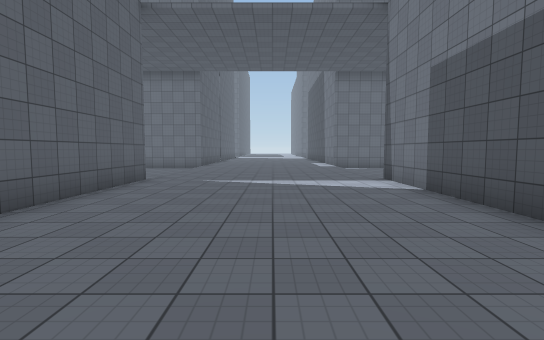
View 1 (above)

24 first-person views from a walk through a scene from a Unity 3-D project. The camera is 1.5 m above the floor, tilts 4° down and sees 85° across. The floor is counted in squares, 2 m on a side. Each view is taken from the middle of a square. On the plan, view 1 faces up. The plan holds only what a view shows up to about 10 squares ahead; the rest is blank. The place goes on beyond the plan. The player is left out. Surface patterns are stand-ins for the level's own textures.

View 2
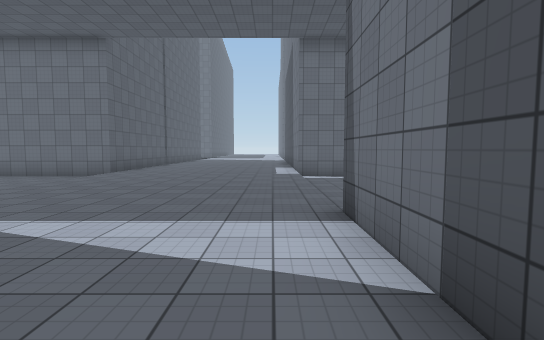

View 3
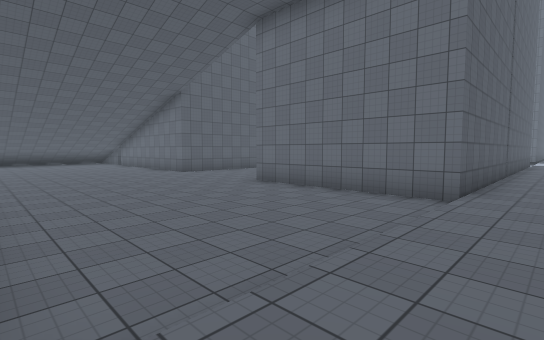

View 4
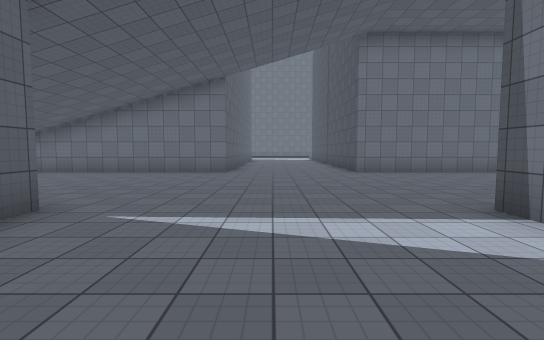

View 5
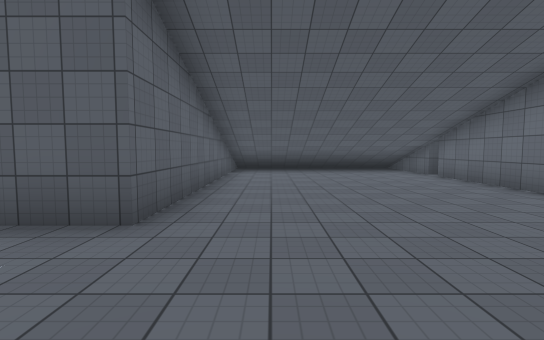

View 6
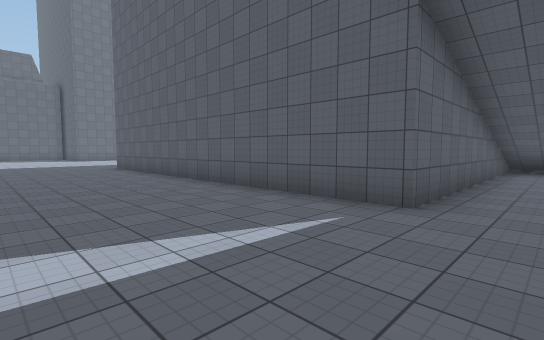

View 7
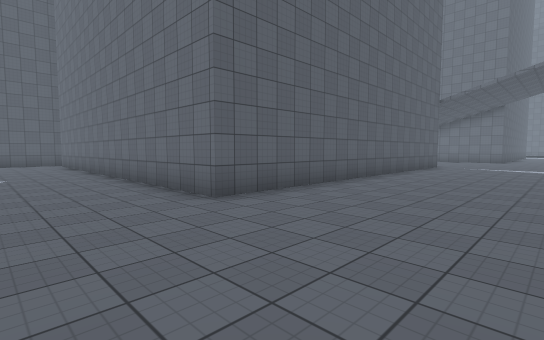

View 8
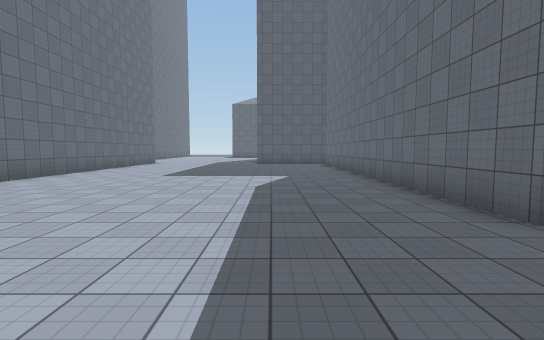

View 9
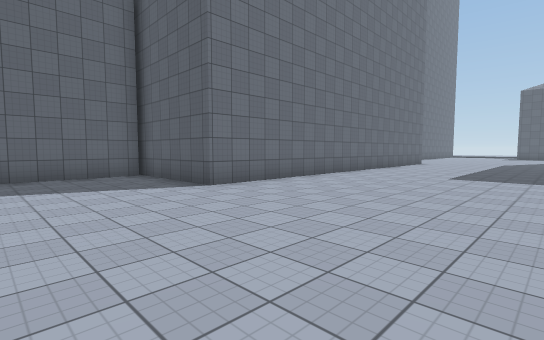

View 10
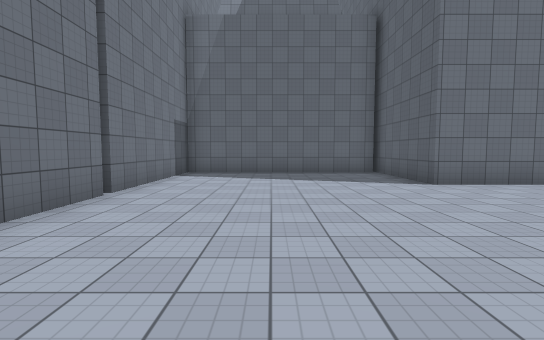

View 11
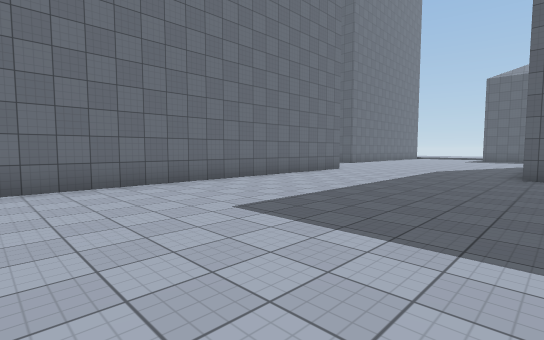

View 12
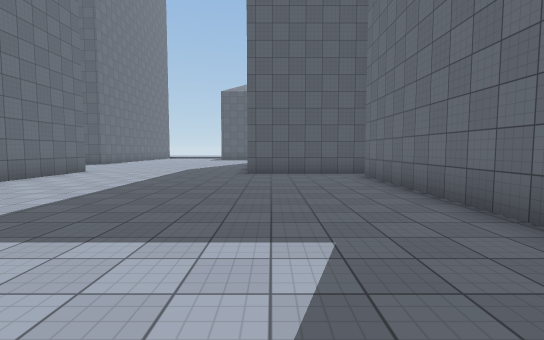

View 13
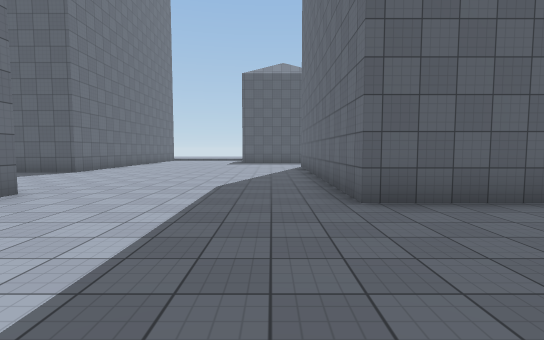

View 14
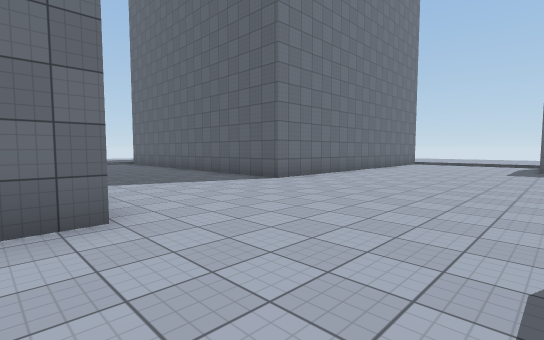

View 15
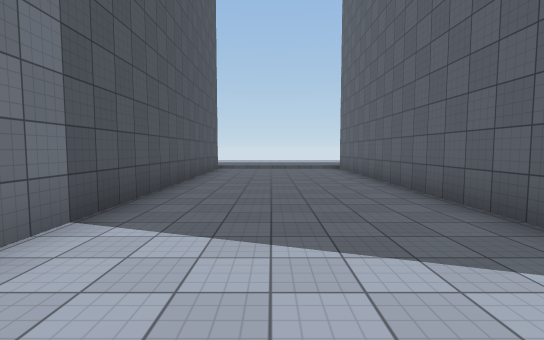

View 16
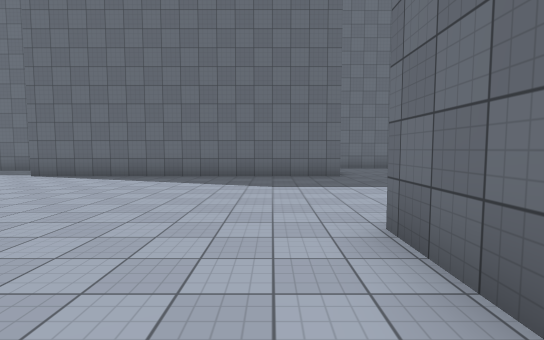

View 17
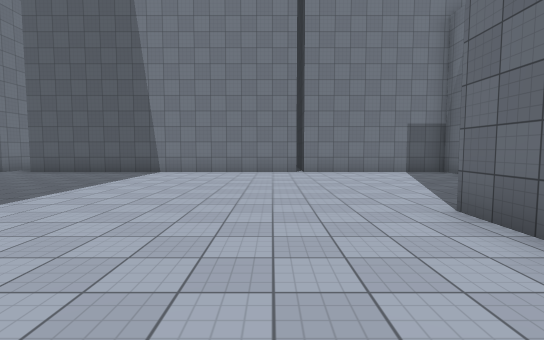

View 18
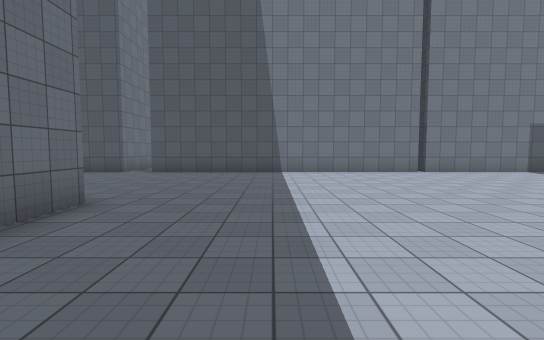

View 19
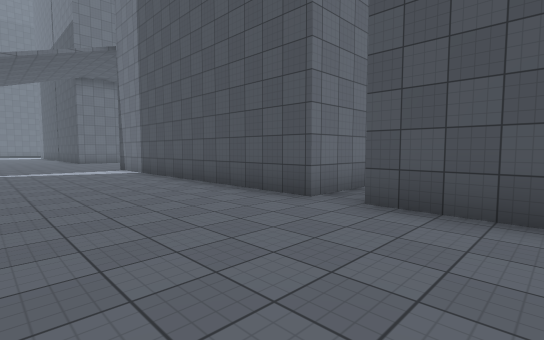

View 20
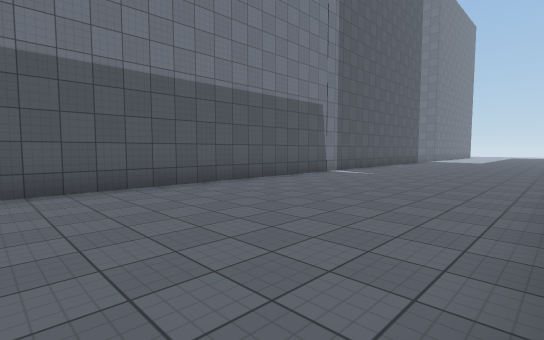

View 21
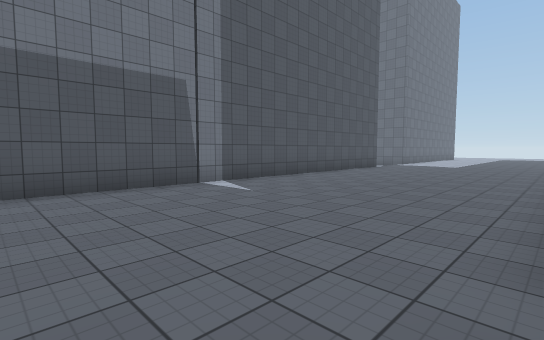

View 22
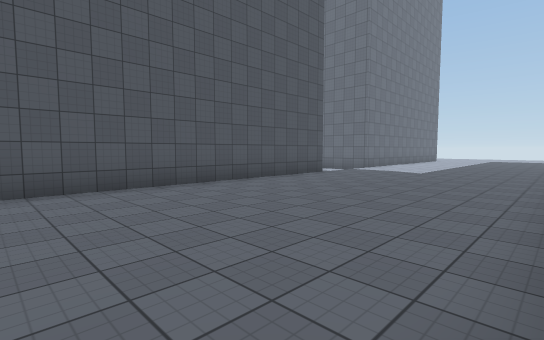

View 23
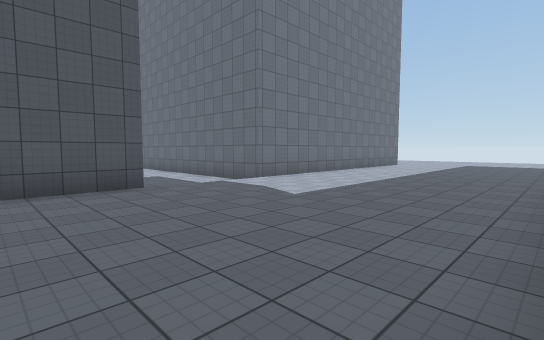

View 24
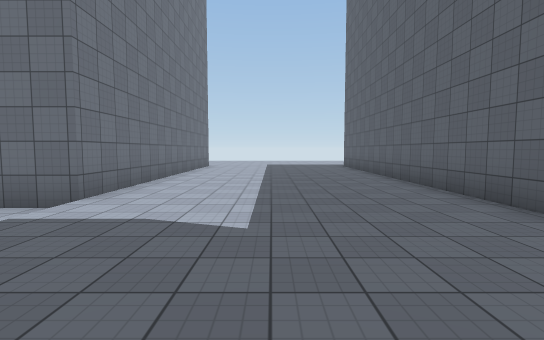

### Floor plan
Key: @ floor where view 1 was taken; # wall or solid block; . main floor; : floor 0.25 m higher than the main floor; / step, stairs or slope.
Columns run from 33 left of view 1 to 4 right of it. Each row starts with its distance up from view 1.
 15                              #/:
 14              ########....#####/:::::##
 13              /................/:::::/.
 12              /................/:::::/.
 11              /................/:::::/.
 10              /................/:::::/
  9              /................/:::::/
  8              /................/:::::/
  7              #######.....#   #/:::::#
  6                    #.....#   #/:::::#
  5                    #.....#   #/:::::#
  4                    #.....#   #/:::::#
  3                    #.....#    /:::::#
  2                    #.....#    /:::::#
  1                    #.....#    /:::::#
  0                    #.....#    /::@::#
 -1                    #.....###  /:::::#
 -2                    #.....#    /:::::#
 -3        #############.....#    /:::::#
 -4        #.................#    /:::::#
 -5        #.................#    /:::::#
 -6 ########.................#    /:::::#
 -7 .........................#    /:::::#
 -8 .........................#    /:::::#
 -9 .........................#    /:::::#
-10 .........................#    /:::::#
-11 .........................#    /:::::#
-12 .........................#    /:::::#
-13 ......#############......#    /:::::/.
-14 ......#           #......#    /:::::/.
-15 ##....#           #......#   #/:::::/.
-16  #....#           ########   #/:::::##
-17  #....#                      #/:::::#
-18  #....#                      #/:::::#
-19  #....#                      #/:::::#
-20  #....#                      #/:::::#
-21  #....#                      #/:::::#

Where each view was taken, in squares from view 1:
view 1: 0 up, 0 right, facing up
view 2: 4 up, 2 right, facing up
view 3: 8 up, 2 left, facing up-left
view 4: 4 up, 11 left, facing up
view 5: 9 up, 11 left, facing left
view 6: 9 up, 10 left, facing down-left
view 7: 6 down, 10 left, facing up-left
view 8: 6 down, 11 left, facing left
view 9: 7 down, 11 left, facing down-left
view 10: 6 down, 11 left, facing down
view 11: 6 down, 17 left, facing down-left
view 12: 6 down, 17 left, facing left
view 13: 8 down, 22 left, facing left
view 14: 9 down, 26 left, facing down-left
view 15: 13 down, 29 left, facing down
view 16: 15 down, 28 left, facing up
view 17: 10 down, 18 left, facing right
view 18: 6 down, 18 left, facing right
view 19: 4 down, 12 left, facing up-right
view 20: 5 up, 3 left, facing down-right
view 21: 0 up, 3 left, facing down-right
view 22: 4 down, 3 left, facing down-right
view 23: 10 down, 3 left, facing down-right
view 24: 11 down, 0 right, facing down
